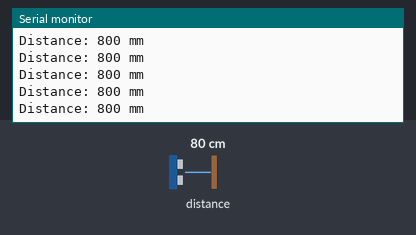
Bench run of a sketch on a simulated ESP32. On the bench: the last lines printed to the serial monitor. The test bench sets the inputs (shaded band); at power-on: distance to the obstacle 80 cm.

Above: at 1.2 s.
1.3 s: distance to the obstacle set to 250 cm
At 1.49 s:
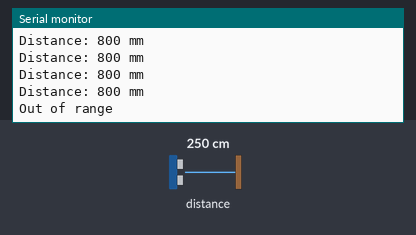
3.3 s: distance to the obstacle set to 2 cm
At 3.35 s:
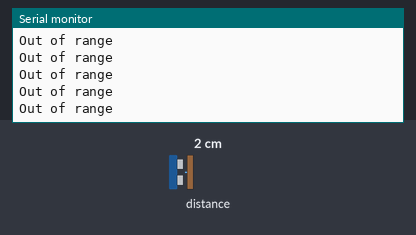

The sketch:

ToF_sensor_test_code.ino
```cpp
#include <Wire.h>
#include <Adafruit_VL53L0X.h>

Adafruit_VL53L0X lox;

void setup() {

  Serial.begin(115200);

  Wire.begin(8, 9);      // Change if required

  Serial.println("Initializing...");

  if (!lox.begin())
  {
    Serial.println("TOF unavailable");
    while(1);
  }

  Serial.println("TOF detected!");
}

void loop()
{
  VL53L0X_RangingMeasurementData_t measure;

  lox.rangingTest(&measure, false);

  if(measure.RangeStatus == 4)
  {
    Serial.println("Out of range");
  }
  else
  {
    Serial.print("Distance: ");
    Serial.print(measure.RangeMilliMeter);
    Serial.println(" mm");
  }

  delay(100);
}
```

Measured:
- after the input at 1.3 s, the serial monitor: prints a new line after 0.07 s (image 1)
